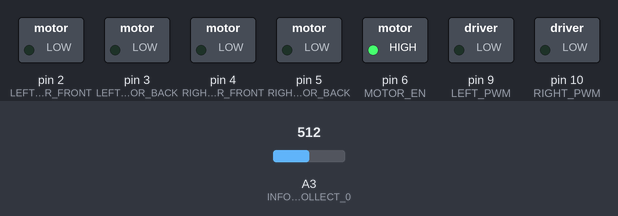
The sketch below on a simulated Arduino Uno, built with avr-gcc and run on an emulated ATmega328P. Shown: switched loads named in the sketch (green lamp = pin HIGH). Inputs (shaded band) come from the test bench; at power-on: A3 (INFO_COLLECT_0) = 512.

Above: at 0.1 s.
Timing chart, 0 to 1.6 s (numbered marks = the images above):
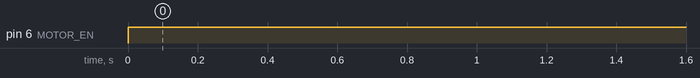

Measured:
- by itself, pin 6 (MOTOR_EN): LOW → HIGH at 0.00 s

The sketch:

smart_car_test.ino
```cpp
#include"public.h"


float Collect_Info()
{

  }
void setup() {
  // put your setup code here, to run once:
  Init();
}

void loop() {
  // put your main code here, to run repeatedly:
 Test_print();
 Serial.println(analogRead(INFO_COLLECT_0));

}
```

control.ino
```cpp
#include"public.h"


void Init()
{
  /* 引脚模式设定,
     OUTPUT:输出,操作外部设备
     INPUT:输入,可通过传感器采集信息
  */
  //控制电机的相关引脚,全部为输出模式
  pinMode(LEFT_MOTOR_FRONT, OUTPUT);
  pinMode(LEFT_MOTOR_BACK, OUTPUT);
  pinMode(RIGHT_MOTOR_FRONT, OUTPUT);
  pinMode(RIGHT_MOTOR_BACK, OUTPUT);
  pinMode(MOTOR_EN, OUTPUT);
  pinMode(LEFT_PWM, OUTPUT);
  pinMode(RIGHT_PWM, OUTPUT);

  //黑线信息采集相关引脚，全部为输入模式
  pinMode(INFO_COLLECT_L2, INPUT);
  pinMode(INFO_COLLECT_L1, INPUT);
  pinMode(INFO_COLLECT_0, INPUT);
  pinMode(INFO_COLLECT_R1, INPUT);
  pinMode(INFO_COLLECT_R2, INPUT);

  //打开电机驱动使能端
  digitalWrite(MOTOR_EN, HIGH);

  Serial.begin(BUAD);
  //现场采集真实值
  Ave_Value();
}
```

filter.ino
```cpp
#include"public.h"

enum {COL_RV, COL_WV, COL_END} COL_STATA;


//采集标准值
extern float r_value = 0;
extern float w_value = 0;
//Ave_Value()
byte r_count = 0;
byte w_count = 0;
//Filter()
int new_value = 0;
int last_value = 0;

void Ave_Value()
{
  int temp = 0;
  while (COL_STATA != COL_END)
  {
    switch (COL_STATA)
    {
      case COL_RV:
        {
          temp = analogRead(INFO_COLLECT_0);
          if (BACKLINE_MIN < temp && temp < BACKLINE_MAX)
          {
            r_value += temp / 100.0;
            if (++r_count > 100)
            {
              COL_STATA = COL_WV;
              delay(5000);
            }
          }
          break;
        }
      case COL_WV:
        {
          temp = analogRead(INFO_COLLECT_0);
          if (BLANK_MIN < temp && temp < BLANK_MAX)
          {
            w_value += temp / 100.0;
            if (++w_count > 100)COL_STATA = COL_END;
          }
          break;
        }
    }
  }

}
void Test_print()
{
  Ave_Value();
  Serial.println(r_value);
  Serial.println(w_value);
}
float Filter(char info)
{
  last_value = new_value;
  new_value = analogRead(info);
  if ( ( new_value - r_value > THRESHOLD ) || ( r_value - new_value  > THRESHOLD ))
  {
    return new_value;
  }
  else if ( ( new_value - w_value > THRESHOLD ) || ( w_value - new_value   > THRESHOLD ))
  {
    return new_value;
  }
  else
  {
    return last_value;
    }

}
```

motor.ino
```cpp
#include"public.h"

void Motor(int pwm_l, int pwm_r)
{
  /*LEFT_MOTOR_FRONT--前进开关HIGH(开)/LOW(关)
     LEFT_MOTOR_BACK--后退开关HIGH(开)/LOW(关)
     所以前进状态为(LEFT_MOTOR_FRONT,HIGH)(LEFT_MOTOR_BACK,LOW)*/
  //左轮前进状态
  digitalWrite(LEFT_MOTOR_FRONT, HIGH);
  digitalWrite(LEFT_MOTOR_BACK, LOW);
  //右轮前进状态
  digitalWrite(RIGHT_MOTOR_FRONT, HIGH);
  digitalWrite(RIGHT_MOTOR_BACK, LOW);

  /*速度控制,pwm的控制范围为0-255,数字越大速度越快
     同时，也可以通过控制左右轮速度不同让小车转弯
     因此，小车直行需要控制左右电机速度相同，
     因为电机差异，pwm大小相同，也可能左右轮速度不同，小车直行参数需要大家自行调整
  */
  analogWrite(LEFT_PWM, pwm_l);
  analogWrite(RIGHT_PWM, pwm_r);
}
```

public.h
```cpp
#ifndef  PUBLIC_H_
#define  PUBLIC_H_

//电机控制引脚相关宏定义
#define LEFT_MOTOR_FRONT 2
#define LEFT_MOTOR_BACK 3
#define LEFT_PWM 9
#define RIGHT_MOTOR_FRONT 4
#define RIGHT_MOTOR_BACK 5
#define RIGHT_PWM 10
#define MOTOR_EN 6

/*寻黑线传感器相关引脚宏定义
   --------------------------------------------车头-------------------------------------
   INFO_COLLECT_L2---INFO_COLLECT_L1---INFO_COLLECT_0---INFO_COLLECT_R1---INFO_COLLECT_R2
*/
#define INFO_COLLECT_L2 A4
#define INFO_COLLECT_L1 A2
#define INFO_COLLECT_0 A3
#define INFO_COLLECT_R1 A1
#define INFO_COLLECT_R2 A0

#define BUAD 9600

//control.cpp
extern void Init();
//motor.cpp
extern void Motor(int pwm_l, int pwm_r);
//filter.cpp

#define BACKLINE_MIN 450
#define BACKLINE_MAX 550
#define BLANK_MIN 50
#define BLANK_MAX 120
#define THRESHOLD 50 //偏移阈值

extern float r_value;
extern float w_value;
extern void Test_print();
extern void Ave_Value();


#endif
```
